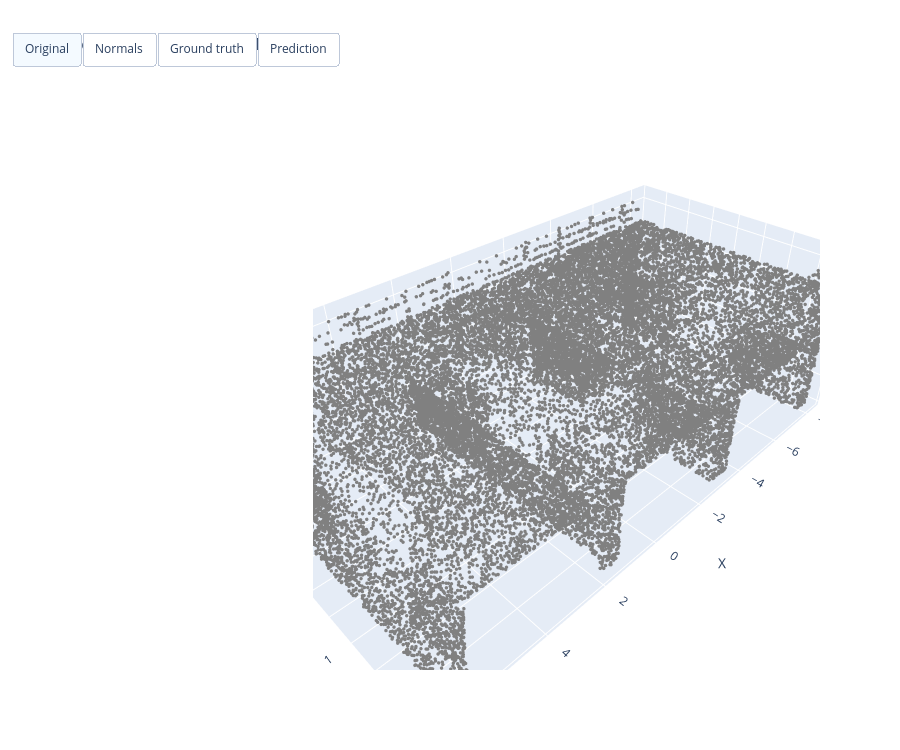

Notebook code cell kept with this figure:
### Code cell
# Interactive prediction visualization using the Tversky experiment checkpoint
import plotly.graph_objects as go

visualization_cloud_index = 0
visualization_max_points = 30000
visualization_normal_stride = 50
tversky_weight_path = r"/storage/jothi/Yash/Loss and Weights with normals added/Exp2/tversky_loss/best_optimized_jsnet.pth"

if not 0 <= visualization_cloud_index < len(test_data_list):
    raise IndexError(f"visualization_cloud_index must be in [0, {len(test_data_list) - 1}]")
if not os.path.isfile(tversky_weight_path):
    raise FileNotFoundError(f"Checkpoint not found: {tversky_weight_path}")

checkpoint = torch.load(tversky_weight_path, map_location=device)
if isinstance(checkpoint, dict) and "state_dict" in checkpoint:
    checkpoint = checkpoint["state_dict"]
elif isinstance(checkpoint, dict) and "model_state_dict" in checkpoint:
    checkpoint = checkpoint["model_state_dict"]
model.load_state_dict(checkpoint)
model.to(device)
model.eval()

visualization_dataset = BridgeDataset(test_data_list, is_training=False)
visualization_sample = visualization_dataset[visualization_cloud_index]
raw_points = np.asarray(test_data_list[visualization_cloud_index]['points'])
ground_truth = visualization_sample['semantic'].numpy()
points = visualization_sample['points'].unsqueeze(0).to(device)

with torch.no_grad():
    semantic_logits, _ = model(points[:, :3, :].contiguous(), points[:, 3:, :].contiguous())
    predicted_labels = semantic_logits.argmax(dim=1)[0].cpu().numpy()

rng = np.random.default_rng(visualization_cloud_index)
num_points = raw_points.shape[0]
if visualization_max_points is not None and num_points > visualization_max_points:
    display_indices = np.sort(rng.choice(num_points, visualization_max_points, replace=False))
else:
    display_indices = np.arange(num_points)

xyz = raw_points[:, :3]
normals = raw_points[:, 3:6]
colors = ['#1f77b4', '#ff7f0e', '#2ca02c', '#d62728', '#9467bd', '#8c564b', '#e377c2', '#7f7f7f']
class_colors = {i: colors[i] for i in range(len(class_names))}

def semantic_trace(labels, name):
    return go.Scatter3d(
        x=xyz[display_indices, 0], y=xyz[display_indices, 1], z=xyz[display_indices, 2],
        mode='markers', name=name,
        marker=dict(size=2, color=[class_colors[int(label)] for label in labels[display_indices]], opacity=0.85),
        text=[f'{int(label)}: {class_names[int(label)]}' for label in labels[display_indices]],
        hovertemplate='%{text}<extra></extra>', visible=False
    )

normal_indices = display_indices[::max(1, visualization_normal_stride)]
axis_range = max(np.ptp(xyz[display_indices], axis=0).max() * 0.035, 1e-6)
normal_x, normal_y, normal_z = [], [], []
for point_index in normal_indices:
    endpoint = xyz[point_index] + normals[point_index] * axis_range
    normal_x.extend([xyz[point_index, 0], endpoint[0], None])
    normal_y.extend([xyz[point_index, 1], endpoint[1], None])
    normal_z.extend([xyz[point_index, 2], endpoint[2], None])

traces = [
    go.Scatter3d(x=xyz[display_indices, 0], y=xyz[display_indices, 1], z=xyz[display_indices, 2], mode='markers', name='Original cloud', marker=dict(size=2, color='gray'), visible=True),
    go.Scatter3d(x=xyz[display_indices, 0], y=xyz[display_indices, 1], z=xyz[display_indices, 2], mode='markers', name='Cloud with normals', marker=dict(size=2, color='lightgray'), visible=False),
    go.Scatter3d(x=normal_x, y=normal_y, z=normal_z, mode='lines', name='Surface normals', line=dict(color='royalblue', width=2), visible=False),
    semantic_trace(ground_truth, 'Ground truth labels'),
    semantic_trace(predicted_labels, 'Predicted labels')
]
traces[3].visible = False
traces[4].visible = False

figure = go.Figure(traces)
figure.update_layout(
    title=f'Test cloud {visualization_cloud_index} | checkpoint: Tversky',
    height=750,
    scene=dict(xaxis_title='X', yaxis_title='Y', zaxis_title='Z', aspectmode='data'),
    updatemenus=[dict(type='buttons', direction='right', x=0.05, y=1.12,
        buttons=[
            dict(label='Original', method='update', args=[{'visible': [True, False, False, False, False]}]),
            dict(label='Normals', method='update', args=[{'visible': [False, True, True, False, False]}]),
            dict(label='Ground truth', method='update', args=[{'visible': [False, False, False, True, False]}]),
            dict(label='Prediction', method='update', args=[{'visible': [False, False, False, False, True]}])
        ])]
)
figure.show()

### Figure 1 — Plotly figure (JSON) as saved in the notebook; plotly's stock layout.template omitted (floating-point values rounded to 4 significant figures; data arrays with more than 128 entries replaced by an {"elided": "..."} marker saying what was removed)
{"data": [{"marker": {"color": "gray", "size": 2}, "mode": "markers", "name": "Original cloud", "type": "scatter3d", "visible": true, "x": {"elided": "30000 float values"}, "y": {"elided": "30000 float values"}, "z": {"elided": "30000 float values"}}, {"marker": {"color": "lightgray", "size": 2}, "mode": "markers", "name": "Cloud with normals", "type": "scatter3d", "visible": false, "x": {"elided": "30000 float values"}, "y": {"elided": "30000 float values"}, "z": {"elided": "30000 float values"}}, {"line": {"color": "royalblue", "width": 2}, "mode": "lines", "name": "Surface normals", "type": "scatter3d", "visible": false, "x": {"elided": "1800 float values"}, "y": {"elided": "1800 float values"}, "z": {"elided": "1800 float values"}}, {"hovertemplate": "%{text}<extra></extra>", "marker": {"color": {"elided": "30000 str values"}, "opacity": 0.85, "size": 2}, "mode": "markers", "name": "Ground truth labels", "text": {"elided": "30000 str values"}, "type": "scatter3d", "visible": false, "x": {"elided": "30000 float values"}, "y": {"elided": "30000 float values"}, "z": {"elided": "30000 float values"}}, {"hovertemplate": "%{text}<extra></extra>", "marker": {"color": {"elided": "30000 str values"}, "opacity": 0.85, "size": 2}, "mode": "markers", "name": "Predicted labels", "text": {"elided": "30000 str values"}, "type": "scatter3d", "visible": false, "x": {"elided": "30000 float values"}, "y": {"elided": "30000 float values"}, "z": {"elided": "30000 float values"}}], "layout": {"height": 750, "scene": {"aspectmode": "data", "xaxis": {"title": {"text": "X"}}, "yaxis": {"title": {"text": "Y"}}, "zaxis": {"title": {"text": "Z"}}}, "title": {"text": "Test cloud 0 | checkpoint: Tversky"}, "updatemenus": [{"buttons": [{"args": [{"visible": [true, false, false, false, false]}], "label": "Original", "method": "update"}, {"args": [{"visible": [false, true, true, false, false]}], "label": "Normals", "method": "update"}, {"args": [{"visible": [false, false, false, true, false]}], "label": "Ground truth", "method": "update"}, {"args": [{"visible": [false, false, false, false, true]}], "label": "Prediction", "method": "update"}], "direction": "right", "type": "buttons", "x": 0.05, "y": 1.12}]}}
